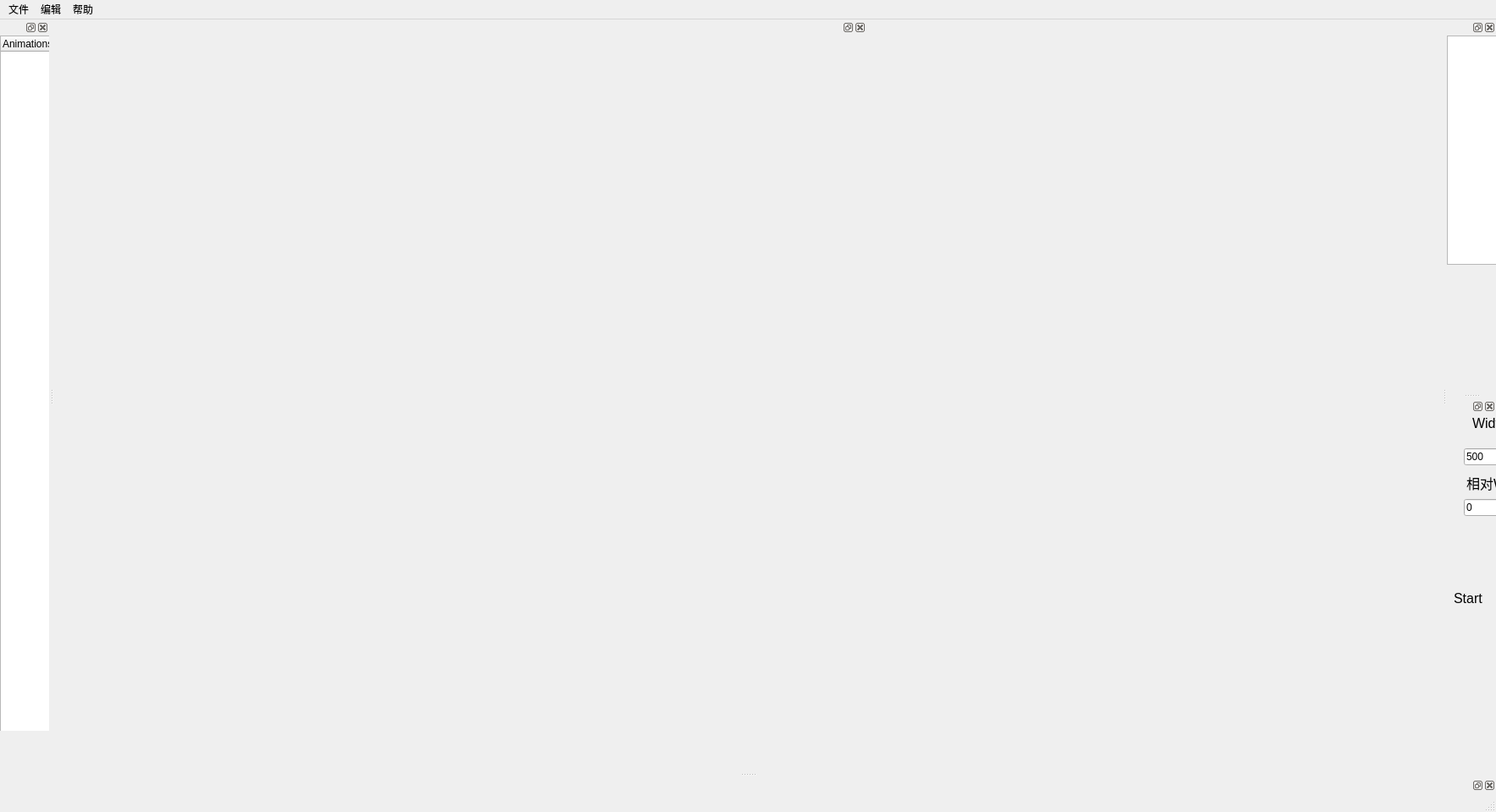
<?xml version="1.0" encoding="UTF-8"?>
<ui version="4.0">
 <class>QtEditClass</class>
 <widget class="QMainWindow" name="QtEditClass">
  <property name="enabled">
   <bool>true</bool>
  </property>
  <property name="geometry">
   <rect>
    <x>0</x>
    <y>0</y>
    <width>1768</width>
    <height>960</height>
   </rect>
  </property>
  <property name="minimumSize">
   <size>
    <width>0</width>
    <height>0</height>
   </size>
  </property>
  <property name="maximumSize">
   <size>
    <width>16777215</width>
    <height>16777215</height>
   </size>
  </property>
  <property name="windowTitle">
   <string>QtEdit</string>
  </property>
  <widget class="QWidget" name="centralWidget">
   <widget class="QDockWidget" name="SceneWidget">
    <property name="geometry">
     <rect>
      <x>0</x>
      <y>0</y>
      <width>960</width>
      <height>680</height>
     </rect>
    </property>
    <property name="minimumSize">
     <size>
      <width>960</width>
      <height>680</height>
     </size>
    </property>
    <property name="maximumSize">
     <size>
      <width>960</width>
      <height>680</height>
     </size>
    </property>
    <property name="font">
     <font>
      <kerning>false</kerning>
     </font>
    </property>
    <widget class="QWidget" name="dockWidgetContents_2"/>
   </widget>
  </widget>
  <widget class="QMenuBar" name="menuBar">
   <property name="geometry">
    <rect>
     <x>0</x>
     <y>0</y>
     <width>1768</width>
     <height>23</height>
    </rect>
   </property>
   <widget class="QMenu" name="menu">
    <property name="title">
     <string>文件</string>
    </property>
    <addaction name="openaction"/>
    <addaction name="Action_Save"/>
    <addaction name="closeaction"/>
   </widget>
   <widget class="QMenu" name="menu_2">
    <property name="title">
     <string>编辑</string>
    </property>
    <addaction name="importaction"/>
    <addaction name="import_Spine"/>
    <addaction name="export_byte"/>
    <addaction name="exportaction"/>
   </widget>
   <widget class="QMenu" name="menu_3">
    <property name="title">
     <string>帮助</string>
    </property>
    <addaction name="actionHelp"/>
   </widget>
   <addaction name="menu"/>
   <addaction name="menu_2"/>
   <addaction name="menu_3"/>
  </widget>
  <widget class="QStatusBar" name="statusBar"/>
  <widget class="QDockWidget" name="dockWidget">
   <property name="maximumSize">
    <size>
     <width>611</width>
     <height>841</height>
    </size>
   </property>
   <attribute name="dockWidgetArea">
    <number>1</number>
   </attribute>
   <widget class="QWidget" name="dockWidgetContents_3">
    <widget class="QTreeWidget" name="AnimationtreeWidget">
     <property name="geometry">
      <rect>
       <x>0</x>
       <y>0</y>
       <width>611</width>
       <height>841</height>
      </rect>
     </property>
     <property name="verticalScrollMode">
      <enum>QAbstractItemView::ScrollPerPixel</enum>
     </property>
     <column>
      <property name="text">
       <string>Animations</string>
      </property>
     </column>
    </widget>
   </widget>
  </widget>
  <widget class="QDockWidget" name="OutWiget">
   <attribute name="dockWidgetArea">
    <number>2</number>
   </attribute>
   <widget class="QWidget" name="dockWidgetContents_4">
    <widget class="QPlainTextEdit" name="showmessage">
     <property name="geometry">
      <rect>
       <x>0</x>
       <y>0</y>
       <width>431</width>
       <height>271</height>
      </rect>
     </property>
     <property name="font">
      <font>
       <pointsize>12</pointsize>
      </font>
     </property>
    </widget>
   </widget>
  </widget>
  <widget class="QDockWidget" name="PerWiget">
   <attribute name="dockWidgetArea">
    <number>8</number>
   </attribute>
   <widget class="QWidget" name="dockWidgetContents_5">
    <widget class="QSlider" name="PencentageSlider">
     <property name="geometry">
      <rect>
       <x>0</x>
       <y>0</y>
       <width>960</width>
       <height>51</height>
      </rect>
     </property>
     <property name="maximumSize">
      <size>
       <width>16777215</width>
       <height>16777215</height>
      </size>
     </property>
     <property name="font">
      <font>
       <pointsize>12</pointsize>
      </font>
     </property>
     <property name="minimum">
      <number>1</number>
     </property>
     <property name="maximum">
      <number>100</number>
     </property>
     <property name="orientation">
      <enum>Qt::Horizontal</enum>
     </property>
    </widget>
   </widget>
  </widget>
  <widget class="QDockWidget" name="dockWidget_4">
   <attribute name="dockWidgetArea">
    <number>2</number>
   </attribute>
   <widget class="QWidget" name="dockWidgetContents">
    <widget class="QLabel" name="label">
     <property name="geometry">
      <rect>
       <x>30</x>
       <y>0</y>
       <width>54</width>
       <height>21</height>
      </rect>
     </property>
     <property name="font">
      <font>
       <pointsize>12</pointsize>
      </font>
     </property>
     <property name="text">
      <string>Width</string>
     </property>
    </widget>
    <widget class="QLabel" name="label_2">
     <property name="geometry">
      <rect>
       <x>130</x>
       <y>0</y>
       <width>54</width>
       <height>21</height>
      </rect>
     </property>
     <property name="font">
      <font>
       <pointsize>12</pointsize>
      </font>
     </property>
     <property name="text">
      <string>Height</string>
     </property>
    </widget>
    <widget class="QLineEdit" name="Width">
     <property name="geometry">
      <rect>
       <x>20</x>
       <y>40</y>
       <width>61</width>
       <height>20</height>
      </rect>
     </property>
     <property name="text">
      <string>500</string>
     </property>
    </widget>
    <widget class="QLineEdit" name="Height">
     <property name="geometry">
      <rect>
       <x>120</x>
       <y>40</y>
       <width>71</width>
       <height>20</height>
      </rect>
     </property>
     <property name="text">
      <string>100</string>
     </property>
    </widget>
    <widget class="QLabel" name="label_3">
     <property name="geometry">
      <rect>
       <x>230</x>
       <y>0</y>
       <width>54</width>
       <height>21</height>
      </rect>
     </property>
     <property name="font">
      <font>
       <pointsize>12</pointsize>
      </font>
     </property>
     <property name="text">
      <string>ScallX</string>
     </property>
    </widget>
    <widget class="QLabel" name="label_4">
     <property name="geometry">
      <rect>
       <x>330</x>
       <y>0</y>
       <width>54</width>
       <height>21</height>
      </rect>
     </property>
     <property name="font">
      <font>
       <pointsize>12</pointsize>
      </font>
     </property>
     <property name="text">
      <string>ScallY</string>
     </property>
    </widget>
    <widget class="QLineEdit" name="ScallX">
     <property name="geometry">
      <rect>
       <x>220</x>
       <y>40</y>
       <width>71</width>
       <height>20</height>
      </rect>
     </property>
     <property name="text">
      <string>1</string>
     </property>
    </widget>
    <widget class="QLineEdit" name="ScallY">
     <property name="geometry">
      <rect>
       <x>320</x>
       <y>40</y>
       <width>71</width>
       <height>20</height>
      </rect>
     </property>
     <property name="text">
      <string>1</string>
     </property>
    </widget>
    <widget class="QPushButton" name="PauseButton">
     <property name="geometry">
      <rect>
       <x>130</x>
       <y>140</y>
       <width>75</width>
       <height>23</height>
      </rect>
     </property>
     <property name="font">
      <font>
       <pointsize>12</pointsize>
      </font>
     </property>
     <property name="text">
      <string>Start</string>
     </property>
    </widget>
    <widget class="QLineEdit" name="Re_Width">
     <property name="geometry">
      <rect>
       <x>20</x>
       <y>100</y>
       <width>61</width>
       <height>20</height>
      </rect>
     </property>
     <property name="text">
      <string>0</string>
     </property>
    </widget>
    <widget class="QLineEdit" name="Re_Height">
     <property name="geometry">
      <rect>
       <x>120</x>
       <y>100</y>
       <width>71</width>
       <height>20</height>
      </rect>
     </property>
     <property name="text">
      <string>0</string>
     </property>
    </widget>
    <widget class="QLabel" name="label_6">
     <property name="geometry">
      <rect>
       <x>23</x>
       <y>70</y>
       <width>71</width>
       <height>21</height>
      </rect>
     </property>
     <property name="font">
      <font>
       <pointsize>12</pointsize>
      </font>
     </property>
     <property name="text">
      <string>相对Width</string>
     </property>
    </widget>
    <widget class="QLabel" name="label_7">
     <property name="geometry">
      <rect>
       <x>123</x>
       <y>70</y>
       <width>81</width>
       <height>21</height>
      </rect>
     </property>
     <property name="font">
      <font>
       <pointsize>12</pointsize>
      </font>
     </property>
     <property name="text">
      <string>相对Height</string>
     </property>
    </widget>
    <widget class="QComboBox" name="MyBox_comboBox">
     <property name="geometry">
      <rect>
       <x>136</x>
       <y>267</y>
       <width>101</width>
       <height>22</height>
      </rect>
     </property>
     <item>
      <property name="text">
       <string>-请选择-</string>
      </property>
     </item>
    </widget>
    <widget class="QLabel" name="label_8">
     <property name="geometry">
      <rect>
       <x>78</x>
       <y>167</y>
       <width>54</width>
       <height>21</height>
      </rect>
     </property>
     <property name="font">
      <font>
       <pointsize>12</pointsize>
      </font>
     </property>
     <property name="text">
      <string>起点X</string>
     </property>
    </widget>
    <widget class="QLineEdit" name="St_Width">
     <property name="geometry">
      <rect>
       <x>66</x>
       <y>187</y>
       <width>71</width>
       <height>20</height>
      </rect>
     </property>
     <property name="text">
      <string/>
     </property>
    </widget>
    <widget class="QLineEdit" name="St_Height">
     <property name="geometry">
      <rect>
       <x>66</x>
       <y>237</y>
       <width>71</width>
       <height>20</height>
      </rect>
     </property>
     <property name="text">
      <string/>
     </property>
    </widget>
    <widget class="QLabel" name="label_10">
     <property name="geometry">
      <rect>
       <x>78</x>
       <y>212</y>
       <width>54</width>
       <height>21</height>
      </rect>
     </property>
     <property name="font">
      <font>
       <pointsize>12</pointsize>
      </font>
     </property>
     <property name="text">
      <string>起点Y</string>
     </property>
    </widget>
    <widget class="QLineEdit" name="En_Height">
     <property name="geometry">
      <rect>
       <x>196</x>
       <y>237</y>
       <width>71</width>
       <height>20</height>
      </rect>
     </property>
     <property name="text">
      <string/>
     </property>
    </widget>
    <widget class="QLineEdit" name="En_Width">
     <property name="geometry">
      <rect>
       <x>196</x>
       <y>187</y>
       <width>71</width>
       <height>20</height>
      </rect>
     </property>
     <property name="text">
      <string/>
     </property>
    </widget>
    <widget class="QLabel" name="label_18">
     <property name="geometry">
      <rect>
       <x>208</x>
       <y>212</y>
       <width>54</width>
       <height>21</height>
      </rect>
     </property>
     <property name="font">
      <font>
       <pointsize>12</pointsize>
      </font>
     </property>
     <property name="text">
      <string>终点Y</string>
     </property>
    </widget>
    <widget class="QLabel" name="label_19">
     <property name="geometry">
      <rect>
       <x>208</x>
       <y>165</y>
       <width>54</width>
       <height>21</height>
      </rect>
     </property>
     <property name="font">
      <font>
       <pointsize>12</pointsize>
      </font>
     </property>
     <property name="text">
      <string>终点X</string>
     </property>
    </widget>
    <widget class="QLabel" name="label_20">
     <property name="geometry">
      <rect>
       <x>8</x>
       <y>207</y>
       <width>54</width>
       <height>21</height>
      </rect>
     </property>
     <property name="font">
      <font>
       <pointsize>12</pointsize>
      </font>
     </property>
     <property name="text">
      <string>Start</string>
     </property>
    </widget>
    <widget class="QLabel" name="label_21">
     <property name="geometry">
      <rect>
       <x>156</x>
       <y>207</y>
       <width>54</width>
       <height>21</height>
      </rect>
     </property>
     <property name="font">
      <font>
       <pointsize>12</pointsize>
      </font>
     </property>
     <property name="text">
      <string>End</string>
     </property>
    </widget>
    <widget class="QLabel" name="label_22">
     <property name="geometry">
      <rect>
       <x>308</x>
       <y>185</y>
       <width>54</width>
       <height>21</height>
      </rect>
     </property>
     <property name="font">
      <font>
       <pointsize>12</pointsize>
      </font>
     </property>
     <property name="text">
      <string>Rotate</string>
     </property>
    </widget>
    <widget class="QLineEdit" name="Rotate">
     <property name="geometry">
      <rect>
       <x>296</x>
       <y>207</y>
       <width>71</width>
       <height>20</height>
      </rect>
     </property>
     <property name="text">
      <string/>
     </property>
    </widget>
   </widget>
  </widget>
  <action name="closeaction">
   <property name="text">
    <string>关闭</string>
   </property>
  </action>
  <action name="openaction">
   <property name="text">
    <string>FBX文件转换</string>
   </property>
  </action>
  <action name="importaction">
   <property name="text">
    <string>导入c3b,c3t</string>
   </property>
  </action>
  <action name="actionHelp">
   <property name="text">
    <string>Help</string>
   </property>
  </action>
  <action name="exportaction">
   <property name="text">
    <string>导出JSON</string>
   </property>
  </action>
  <action name="Action_Save">
   <property name="text">
    <string>保存Ctrl+S</string>
   </property>
  </action>
  <action name="export_byte">
   <property name="text">
    <string>导出二进制</string>
   </property>
  </action>
  <action name="import_Spine">
   <property name="text">
    <string>导入Spine</string>
   </property>
  </action>
 </widget>
 <layoutdefault spacing="6" margin="11"/>
 <resources>
  <include location="qtedit.qrc"/>
 </resources>
 <connections/>
</ui>
